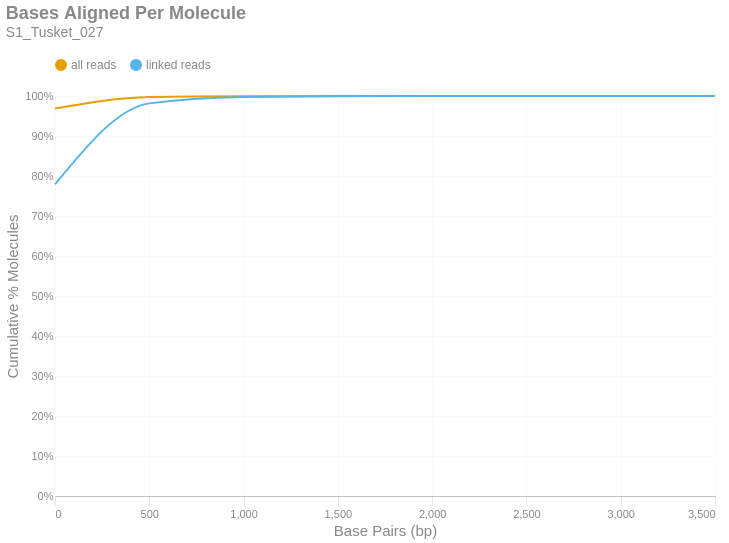

Notebook cell for this chart:
### Markdown cell above
### Bases Aligned Per Molecule
This is a cumulative frequency distribution showing the number of base pairs aligned per unique molecule. These data are shown in 500 bp bins. There are two distributions: one with `all reads` (yellow) and another with only `linked reads` (blue). The percent of molecules in the `linked reads` distribution is relative to the total number of linked molecules.

### Code cell
if SKIPLR:
    print_html(f"Skipped")
else:
    binned_df = consolidated_hist(valids['aligned_bp'], mask, 500, True)
    with SafeRender(binned_df):
        (
            density_plot(binned_df, 'Bases Aligned Per Molecule', samplename, 'basesper')
            .encode(
                x=alt.X('bin:Q', title="Base Pairs (bp)").axis(tickMinStep=500).scale(padding=0),
                y=alt.Y('value:Q', title='Cumulative % Molecules')
                    .axis(format='%')
                    .scale(domain = [0,1])
                    .stack(False),
                color=alt.Color("key:N").scale(domain = ["all reads", "linked reads"]),
                tooltip = [
                    alt.Tooltip("key:N", title = "Data Type"),
                    alt.Tooltip("range_label:N", title="Bases Aligned Per Molecule"),
                    alt.Tooltip("value:Q", format = ".2%", title="% Molecules (Cum.)")
                ]
            )
        ).display()

### Figure 1 — Vega-Lite specification as saved in the notebook (floating-point values rounded to 4 significant figures)
{"width": "container", "height": 400, "config": {"title": {"anchor": "start", "dy": -15, "fontSize": 18, "color": "#888888", "subtitleColor": "#888888", "subtitleFontSize": 14}, "arc": {"fill": "#0072B2"}, "axis": {"domainColor": "#888888", "domainWidth": 0.5, "gridWidth": 0.2, "grid": false, "titleFontWeight": 400, "titleFontSize": 15, "labelFontSize": 11, "labelColor": "#888888", "tickColor": "#888888", "tickWidth": 0.2, "titleColor": "#888888"}, "axisBand": {"grid": false}, "axisX": {"grid": true, "tickSize": 10, "domainCap": "round"}, "axisY": {"domain": false, "grid": true, "tickSize": 0, "domainCap": "round"}, "background": "transparent", "header": {"labelFontSize": 15, "labelColor": "#888888", "titleFontSize": 15, "titleFontWeight": 600, "titleColor": "#888888"}, "legend": {"labelFont": "sans-serif", "labelFontSize": 12, "labelColor": "#888888", "symbolSize": 100, "symbolType": "circle", "titleFontSize": 12, "titlePadding": 10, "titleColor": "#888888", "title": null, "orient": "top"}, "range": {"category": ["#E69F00", "#56B4E9", "#009E73", "#F0E442", "#0072B2", "#D55E00", "#CC79A7", "#000000"], "diverging": ["#cfe8f3", "#a2d4ec", "#73bfe2", "#46abdb", "#1696d2", "#12719e"]}, "area": {"fill": "#0072B2", "fillOpacity": 0.7, "line": true, "strokeOpacity": 0.7}, "line": {"color": "#0072B2", "stroke": "#0072B2", "strokeWidth": 2}, "trail": {"color": "#0072B2", "stroke": "#0072B2", "strokeWidth": 0, "size": 1}, "point": {"filled": true, "fillOpacity": 1.0, "size": 95}, "text": {"color": "#888888", "fontSize": 11, "align": "right", "fontWeight": 400, "size": 11}, "bar": {"fill": "#0072B2", "stroke": null}, "view": {"stroke": null, "continuousWidth": 660, "continuousHeight": 400}}, "data": {"name": "data-5caf25868d078af829b2f3b01fe19728"}, "mark": {"type": "line", "interpolate": "monotone", "point": {"opacity": 0, "size": 275}}, "encoding": {"color": {"field": "key", "scale": {"domain": ["all reads", "linked reads"]}, "type": "nominal"}, "tooltip": [{"field": "key", "title": "Data Type", "type": "nominal"}, {"field": "range_label", "title": "Bases Aligned Per Molecule", "type": "nominal"}, {"field": "value", "format": ".2%", "title": "% Molecules (Cum.)", "type": "quantitative"}], "x": {"axis": {"tickMinStep": 500}, "field": "bin", "scale": {"padding": 0}, "title": "Base Pairs (bp)", "type": "quantitative"}, "y": {"axis": {"format": "%"}, "field": "value", "scale": {"domain": [0, 1]}, "stack": false, "title": "Cumulative % Molecules", "type": "quantitative"}}, "params": [{"name": "param_c36ac31b6afebe62", "select": {"type": "point", "fields": ["key"]}, "bind": "legend"}], "title": {"text": "Bases Aligned Per Molecule", "subtitle": "S1_Tusket_027"}, "transform": [{"fold": ["all reads (cumsum)", "linked reads (cumsum)"]}, {"calculate": "replace(datum.key, ' (cumsum)', '')", "as": "key"}, {"filter": {"param": "param_c36ac31b6afebe62"}}], "usermeta": {"embedOptions": {"downloadFileName": "S1_Tusket_027.basesper"}}, "$schema": "https://vega.github.io/schema/vega-lite/v6.1.0.json", "datasets": {"data-5caf25868d078af829b2f3b01fe19728": [{"bin": "0.0", "interval": "0.0-500.0", "all reads": 0.9688, "linked reads": 0.779, "all reads (cumsum)": 0.9688, "linked reads (cumsum)": 0.779, "range_label": "0-499"}, {"bin": "500.0", "interval": "500.0-1000.0", "all reads": 0.02867, "linked reads": 0.2026, "all reads (cumsum)": 0.9974, "linked reads (cumsum)": 0.9816, "range_label": "500-999"}, {"bin": "1000.0", "interval": "1000.0-1500.0", "all reads": 0.002263, "linked reads": 0.01618, "all reads (cumsum)": 0.9997, "linked reads (cumsum)": 0.9977, "range_label": "1000-1499"}, {"bin": "1500.0", "interval": "1500.0-2000.0", "all reads": 0.0002664, "linked reads": 0.001909, "all reads (cumsum)": 0.9999, "linked reads (cumsum)": 0.9996, "range_label": "1500-1999"}, {"bin": "2000.0", "interval": "2000.0-2500.0", "all reads": 4.105e-05, "linked reads": 0.0002942, "all reads (cumsum)": 1.0, "linked reads (cumsum)": 0.9999, "range_label": "2000-2499"}, {"bin": "2500.0", "interval": "2500.0-3000.0", "all reads": 7.663e-06, "linked reads": 5.491e-05, "all reads (cumsum)": 1.0, "linked reads (cumsum)": 1.0, "range_label": "2500-2999"}, {"bin": "3000.0", "interval": "3000.0-3500.0", "all reads": 1.204e-06, "linked reads": 8.629e-06, "all reads (cumsum)": 1.0, "linked reads (cumsum)": 1.0, "range_label": "3000-3499"}, {"bin": "3500.0", "interval": "3500.0-4000.0", "all reads": 4.379e-07, "linked reads": 3.138e-06, "all reads (cumsum)": 1.0, "linked reads (cumsum)": 1.0, "range_label": "3500-3999"}]}}
